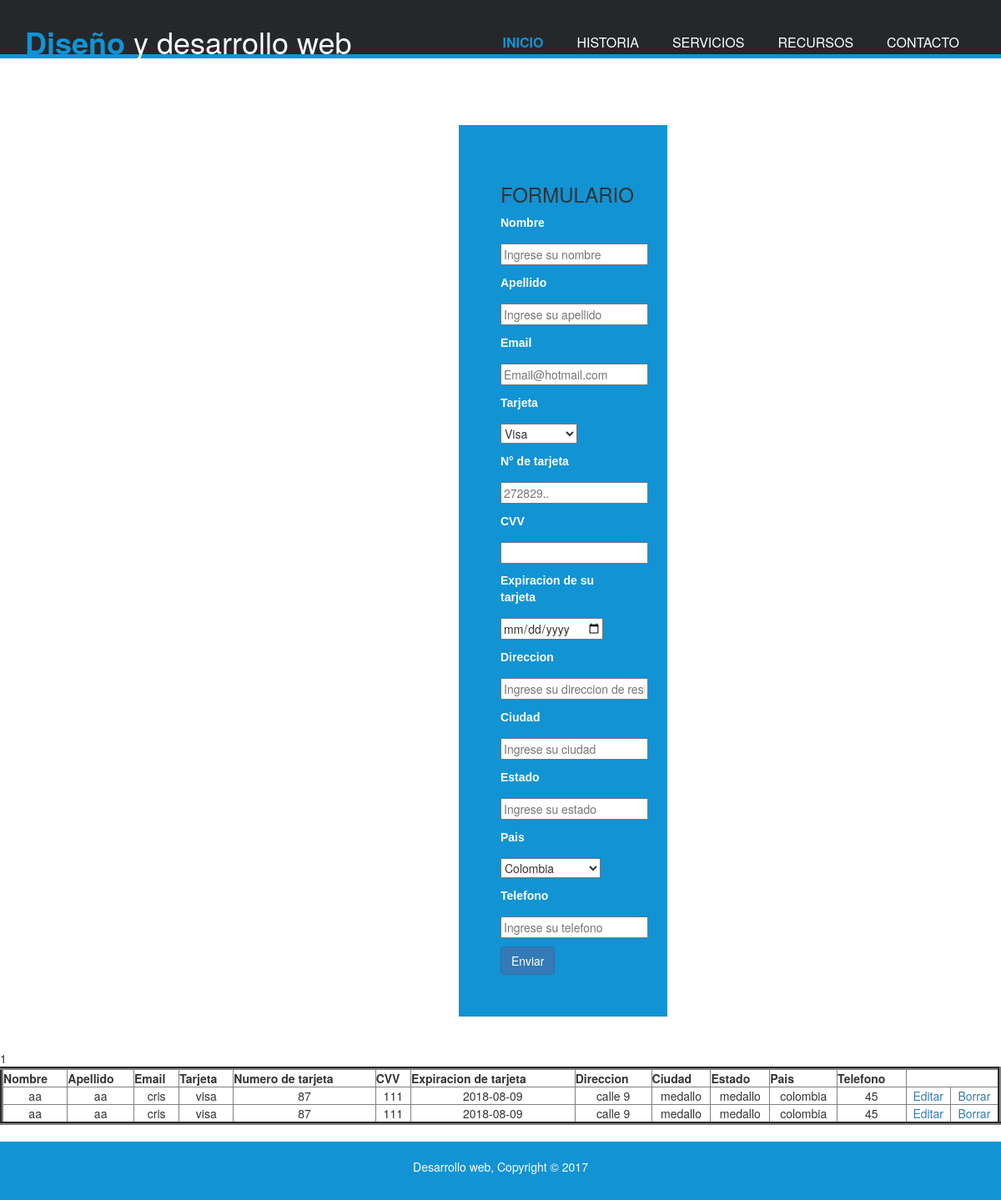
The page / on the database its author committed.
### tables this page shows
CREATE TABLE `formulario` (
  `id` int(11) NOT NULL,
  `nombre` text NOT NULL,
  `apellido` text NOT NULL,
  `email` varchar(20) NOT NULL,
  `tarjeta` text NOT NULL,
  `numerotarjeta` int(20) NOT NULL,
  `cvv` varchar(20) NOT NULL,
  `expira` date NOT NULL,
  `direccion` varchar(20) NOT NULL,
  `ciudad` text NOT NULL,
  `estado` text NOT NULL,
  `pais` text NOT NULL,
  `telefono` int(20) NOT NULL
);

### index.php (the view, shortened to what this page needs)
<!DOCTYPE html>
<html lang="es">
  <head>
    <link rel="stylesheet" type="text/css" href="css/estilos.css">
    <link href="https://maxcdn.bootstrapcdn.com/bootstrap/3.3.5/css/bootstrap.min.css" rel="stylesheet">
  </head>
  <body>
    <header>
      <div class="contenedor">
        <div id="marca">
          <h1><span class="resaltado">Diseño</span> y desarrollo web</h1>
        </div>
        <nav>
          <ul>
            <li class="actual"><a href="index.html">Inicio</a></li>
            <li><a href="historia.html">Historia</a></li>
            <li><a href="servicios.html">Servicios</a></li>
            <li><a href="recursos.html">Recursos</a></li>
            <li><a href="contacto.html">Contacto</a></li>
          </ul>
        </nav>
      </div>
    </header>
    <br>
    <br>
    <br>
    <br>
    <form id="frmajax" method="post">
      <h3>FORMULARIO</h3>
      <label>Nombre</label>
      <input type="text" name="nombre" id="nombre" placeholder="Ingrese su nombre">
      <label>Apellido</label>
      <input type="text" name="apellido" id="apellido" placeholder="Ingrese su apellido">
      <label>Email</label>
      <input type="text" name="email" id="email" placeholder="Email@hotmail.com">
      <label>Tarjeta</label>
      <select name="tarjeta">
        <option>Visa</option>
      </select>
      <label>N° de tarjeta</label>
      <input type="text" name="numerotarjeta" id="numerotarjeta" placeholder="272829..">
      <label>CVV</label>
      <input type="text" name="cvv" id="cvv">
      <label>Expiracion de su tarjeta</label>
      <input id="date" type="date" name="expira">
      <label>Direccion</label>
      <input type="text" name="direccion" id="direccion" placeholder="Ingrese su direccion de residencia">
      <label>Ciudad</label>
      <input type="text" name="ciudad" id="ciudad" placeholder="Ingrese su ciudad">
      <label>Estado</label>
      <input type="text" name="estado" id="estado" placeholder="Ingrese su estado">
      <label>Pais</label>
      <select name="pais">
        <option>Colombia</option>
      </select>
      <label>Telefono</label>
      <input type="text" name="telefono" id="telefono" placeholder="Ingrese su telefono" pattern="1 2 3 4 5 6 7 8 ">
      <button id="guardar" class="btn btn-primary">Enviar</button>
    </form>
    <br>
    <br />
    <table width="1200" border="4" style="background-color: #FFFFFF">
      <tr>
        <th>Nombre</th>
        <th>Apellido</th>
        <th>Email</th>
        <th>Tarjeta</th>
        <th>Numero de tarjeta</th>
        <th>CVV</th>
        <th>Expiracion de tarjeta</th>
        <th>Direccion</th>
        <th>Ciudad</th>
        <th>Estado</th>
        <th>Pais</th>
        <th>Telefono</th>
      </tr>
      <?php
      include 'insertar.php';
      $consulta = "SELECT * FROM formulario";
      $ejecutar = mysqli_query($conexion,$consulta);
              while($fila = mysqli_fetch_array($ejecutar)){
                $nombre=$fila['nombre'];
                $apellido=$fila['apellido'];
                $email=$fila['email'];
                $tarjeta=$fila['tarjeta'];
                $numerotarjeta=$fila['numerotarjeta'];
                $cvv=$fila['cvv'];
                $expira=$fila['expira'];
                $direccion=$fila['direccion'];
                $ciudad=$fila['ciudad'];
                $estado=$fila['estado'];
                $pais=$fila['pais'];
                $telefono=$fila['telefono'];
       ?>
       <tr align="center">
         <td><?php echo $nombre ?></td>
         <td><?php echo $apellido ?></td>
         <td><?php echo $email ?></td>
         <td><?php echo $tarjeta ?></td>
         <td><?php echo $numerotarjeta ?></td>
         <td><?php echo $cvv ?></td>
         <td><?php echo $expira ?></td>
         <td><?php echo $direccion ?></td>
         <td><?php echo $ciudad ?></td>
         <td><?php echo $estado ?></td>
         <td><?php echo $pais ?></td>
         <td><?php echo $telefono ?></td>
         <td><a href="index.php?editar=<?php echo $nombre; ?>">Editar</a></td>
         <td><a href="index.php?borrar=<?php echo $nombre; ?>">Borrar</a></td>
       </tr>
     <?php } ?>
    </table>
     <footer>
       <p>Desarrollo web, Copyright &copy; 2017</p>
     </footer>
  </body>
</html>

### css/estilos.css (style rules this page uses)
body { font: 15px Arial, Helvetica, sans-serif; padding: 0; margin: 0; background-color: #f4f4f4; }
header { background-color: #24282b; color: #fff; padding: 30px; min-height: 70px; border-bottom: 5px solid #1293d4; }
header a { color: #fff; text-decoration: none; text-transform: uppercase; font-size: 16px; }
header li { float: left; display: inline; padding: 0 20px 0 20px; }
header #marca { float: left; }
header #marca h1 { margin: 0; }
header nav { float: right; margin-top: 10px }
header .resaltado, header .actual a { color: #1293d4; font-weight: bold; }
form { margin-left: 550px; padding: 50px; background: #1293d4; width: 250px; }
label { font-size: 14px; font-family: Arial, Helvetica, sans-serif; color: #FFF; display: block; }
footer { padding: 20px; margin-top: 20px; color: #fff; background-color: #1293d4; text-align: center; }

### rows shown on the page
formulario: nombre "aa", apellido "aa", email "cris", tarjeta "visa", numerotarjeta "87", cvv "111", expira "2018-08-09", direccion "calle 9", ciudad "medallo", estado "medallo", pais "colombia", telefono "45"
formulario: nombre "aa", apellido "aa", email "cris", tarjeta "visa", numerotarjeta "87", cvv "111", expira "2018-08-09", direccion "calle 9", ciudad "medallo", estado "medallo", pais "colombia", telefono "45"
